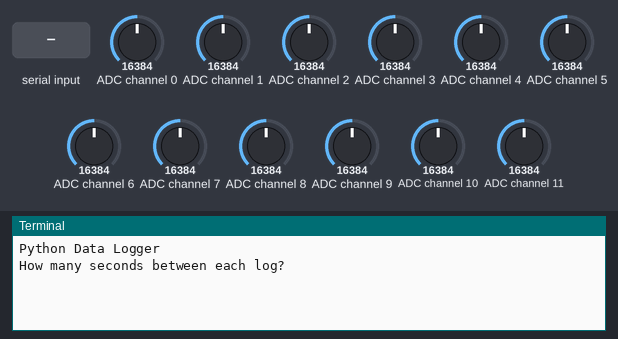
This program was run on a simulated Raspberry Pi (BCM pin numbers). On the bench: the last lines printed to the terminal. The test bench sets the inputs (shaded band); at power-on: ADC channel 0 = 16384, ADC channel 1 = 16384, ADC channel 2 = 16384, ADC channel 3 = 16384, ADC channel 4 = 16384, ADC channel 5 = 16384, ADC channel 6 = 16384, ADC channel 7 = 16384, ADC channel 8 = 16384, ADC channel 9 = 16384, ADC channel 10 = 16384, ADC channel 11 = 16384 (analog values on the 0–32767 scale). The clock reads 2024-03-15 10:24:30 at power-on unless the program sets it; files the program writes start out absent.

Above: at 1.2 s.
1.3 s: "3" typed at the terminal, then Enter
At 1.7 s:
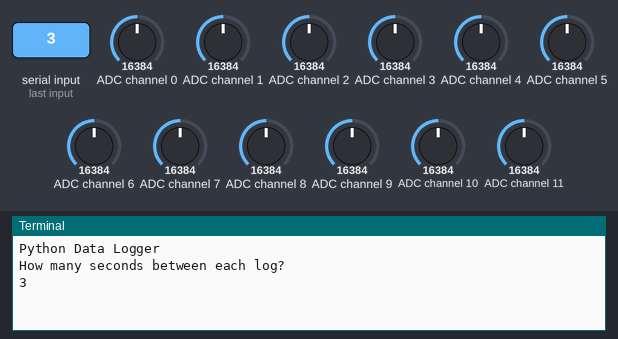
At 2.5 s:
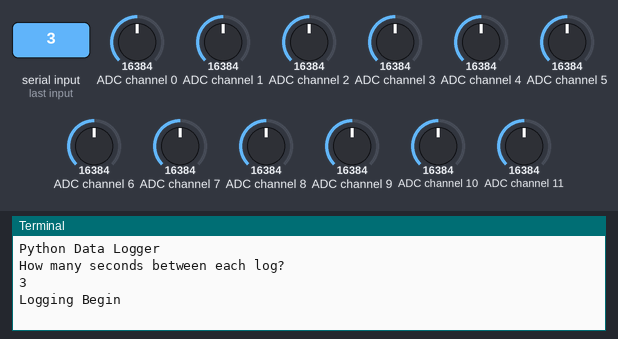

The program:

logger.py
```python
#Import Time for Delay functions etc
import time
#Import datetime for Logging
from datetime import datetime
# Import the ADS1x15 module.
import Adafruit_ADS1x15
#Import CSV Logging Module
import csv

# Create 4 instaces of  ADS1115 ADC (16-bit) according to Adafruit Libaries. These are placed into a table
adc0 = Adafruit_ADS1x15.ADS1115(address=0x48, busnum=1)
adc1 = Adafruit_ADS1x15.ADS1115(address=0x49, busnum=1)
adc2 = Adafruit_ADS1x15.ADS1115(address=0x4a, busnum=1)
adc3 = Adafruit_ADS1x15.ADS1115(address=0x4b, busnum=1)
adcUnit = [adc0,adc1,adc2,adc3]

# Choose a gain of 1 for reading voltages from 0 to 4.09V.
# Or pick a different gain to change the range of voltages that are read:
#  - 2/3 = +/-6.144V
#  -   1 = +/-4.096V
#  -   2 = +/-2.048V
#  -   4 = +/-1.024V
#  -   8 = +/-0.512V
#  -  16 = +/-0.256V
# See table 3 in the ADS1015/ADS1115 datasheet for more info on gain.
GAIN = 1
#Max Raw Data Value (15 bit)/Max voltage. Finds how many mV 1 bit represents. Note if gain is adjusted this will also need to be changed.
voltageConvert = 4096.0/32767.0
#set up list to be printed
adcValues = [0,0,0,0]
#Chooses which A/D convertor is selected by default
#n = ADC unit number - 0 is first unit 3 is 4th unit etc.
n = 0
#Choose data rate (must be certain value see datasheet/documentaion for more)
dataRate=860

#First Line intro
print("Python Data Logger")
#Ask user for frequency of logging
timeDelay = float(input("How many seconds between each log?\n"))

time.sleep(0.5)

try:
    with open('voltage.csv', 'w', newline='') as csvfile:
        writer = csv.writer(csvfile, dialect="excel", delimiter=',', quotechar='|', quoting=csv.QUOTE_MINIMAL)
        print("Logging Begin")
        writer.writerow(["Date/Time","Time Elapsed (Seconds)","A/D Unit","A0 (mV)","A1 (mV)","A2 (mV)","A3 (mV)"])

        #Set startime
        startTime=time.perf_counter()

        while(True):
            #Print current A/D selected - from 0 to 3
            #print("Reading Begin | Current A/D Selected:",n)
            #print("-" *53,"\n");
            for currentPin in range(4):
                #Get Raw data from A/D, convert to voltage and add to adcValues list corresponding to the current pin
                raw = adcUnit[n].read_adc(currentPin, gain=GAIN, data_rate=dataRate)
                adcValues[currentPin] = (raw * voltageConvert)
                #Optional Debugging Print Statements - Uncomment to Use
                #print("Current Pin: Pin A" + str(currentPin))
                #print("Raw Data:", raw);
                #print("Voltage:", round(adcValues[currentPin],2), "mV \n")
            #Get time and send to Log
            currentDateTime = datetime.now().strftime("%Y-%m-%d %H:%M:%S %f");
            #Export Data to Spreadsheet inc current datetime and time elasped and Reset list values (so we can see if code fails)
            writer.writerow([currentDateTime] + [time.perf_counter() - startTime] + [n] + adcValues)
            adcValues = [0,0,0,0]

            #Select next A/D convertor
            if n == 3:
                n = 0
                #Work out time delay needed until next set of values taken based on user given value (using some clever maths)
                timeDiff=(time.perf_counter() - startTime)
                time.sleep(timeDelay - (timeDiff % timeDelay))
            else:
                n = n + 1


except KeyboardInterrupt:
       print("Logging Finished")
```

Measured:
- after the input at 1.3 s, the terminal: prints a new line at once (image 1)
